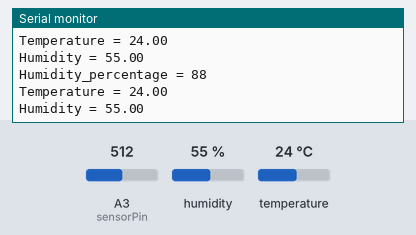
Recording of a sketch running on a simulated Arduino Uno, built with avr-gcc and run on an emulated ATmega328P. On the bench: the last lines printed to the serial monitor. The test bench sets the inputs (shaded band); at power-on: humidity 55 %, A3 (sensorPin) = 512, temperature 24 °C.

Above: at 8.8 s.
8.9 s: humidity set to 22 %
At 13.5 s:
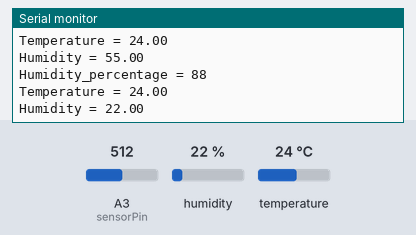
14.9 s: A3 (sensorPin) set to 716
At 16.5 s:
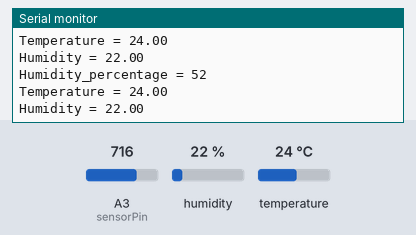
20.9 s: temperature set to 12 °C
At 25.0 s:
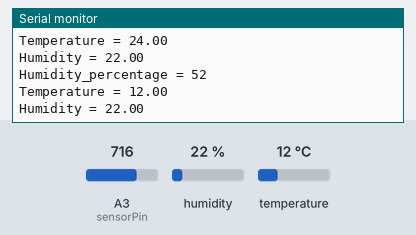
26.9 s: A3 (sensorPin) set to 900
At 29.2 s:
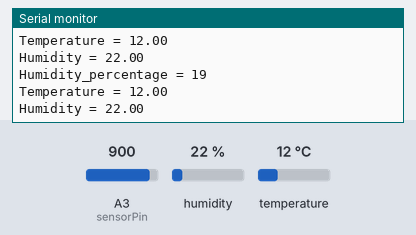
32.9 s: humidity set to 40 %
At 36.5 s:
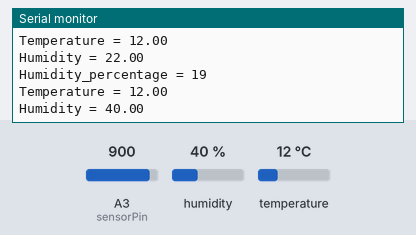
Timing chart, 0 to 38.0 s (numbered marks = the images above; inputs shaded):
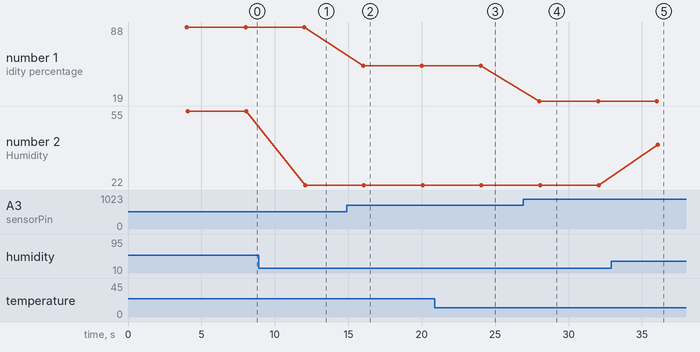

Measured:
- after the input at 8.9 s, the serial monitor: prints a new line after 3.2 s (image 1)
- after the input at 14.9 s, the serial monitor: prints a new line after 1.1 s (image 2)
- after the input at 20.9 s, the serial monitor: prints a new line after 3.1 s (image 3)
- after the input at 26.9 s, the serial monitor: prints a new line after 1.1 s (image 4)
- after the input at 32.9 s, the serial monitor: prints a new line after 3.2 s (image 5)
- plotted number 1: 88 → 52 after the input at 14.9 s, 52 → 19 after the input at 26.9 s
- plotted number 2: 55 → 22 after the input at 8.9 s, 22 → 40 after the input at 32.9 s

The sketch:

sketch_dec11a.ino
```cpp
// Sensor pins
#include <dht.h>
#define DHT11_PIN 7
#define sensorPower 4
#define sensorPin A3
#define INTERVAL 4000
dht DHT;
const int DryValue = 1006;
const int WetValue = 450;
unsigned long previousMillis = 0;

void setup() {
  pinMode(sensorPower, OUTPUT);

  // Initially keep the sensor OFF
  digitalWrite(sensorPower, LOW);

  Serial.begin(9600);
}

void loop() {
  // Get the reading from the function below and print it
  unsigned long currentMillis = millis();

  if (currentMillis - previousMillis >= INTERVAL) {
    previousMillis = currentMillis;

    // Turn the sensor ON
    digitalWrite(sensorPower, HIGH);
    delay(10);  // Allow power to settle

    // Determine soil moisture percentage
    int val = analogRead(sensorPin);  // Read the analog value from the sensor
    digitalWrite(sensorPower, LOW);   // Turn the sensor OFF


    int soilMoisturePercent = map(val, DryValue, WetValue, 0, 100);

    // Keep values between 0 and 100
    soilMoisturePercent = constrain(soilMoisturePercent, 0, 100);

    // Print to the serial monitor
    Serial.print("Humidity_percentage = ");
    Serial.println(soilMoisturePercent);

    int chk = DHT.read11(DHT11_PIN);
    Serial.print("Temperature = ");
    Serial.println(DHT.temperature);
    Serial.print("Humidity = ");
    Serial.println(DHT.humidity);
  }
}
```
